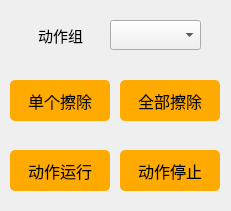
   <widget class="QWidget" name="widget_5" native="true">
    <property name="geometry">
     <rect>
      <x>1425</x>
      <y>570</y>
      <width>231</width>
      <height>211</height>
     </rect>
    </property>
    <property name="styleSheet">
     <string notr="true">#widget_5 {border:1px solid #242424;
border-color: rgb(200, 200, 200);}</string>
    </property>
    <widget class="QLabel" name="label_action">
     <property name="geometry">
      <rect>
       <x>20</x>
       <y>20</y>
       <width>81</width>
       <height>30</height>
      </rect>
     </property>
     <property name="font">
      <font>
       <family>Sans Serif</family>
       <pointsize>11</pointsize>
      </font>
     </property>
     <property name="text">
      <string>动作组</string>
     </property>
     <property name="alignment">
      <set>Qt::AlignCenter</set>
     </property>
    </widget>
    <widget class="QComboBox" name="comboBox_action">
     <property name="geometry">
      <rect>
       <x>110</x>
       <y>20</y>
       <width>91</width>
       <height>30</height>
      </rect>
     </property>
     <property name="font">
      <font>
       <family>Arial</family>
       <pointsize>10</pointsize>
      </font>
     </property>
     <property name="styleSheet">
      <string notr="true">background-color: rgb(240, 240, 240);</string>
     </property>
    </widget>
    <widget class="QPushButton" name="Button_DelectSingle">
     <property name="geometry">
      <rect>
       <x>10</x>
       <y>80</y>
       <width>100</width>
       <height>41</height>
      </rect>
     </property>
     <property name="font">
      <font>
       <family>黑体</family>
       <pointsize>12</pointsize>
      </font>
     </property>
     <property name="styleSheet">
      <string notr="true">QPushButton{background-color: rgb(255, 170, 0);}
QPushButton:hover{background-color:  rgb(255, 210, 0);}
QPushButton{border-radius:5px;}</string>
     </property>
     <property name="text">
      <string>单个擦除</string>
     </property>
    </widget>
    <widget class="QPushButton" name="Button_AllDelect">
     <property name="geometry">
      <rect>
       <x>120</x>
       <y>80</y>
       <width>100</width>
       <height>41</height>
      </rect>
     </property>
     <property name="font">
      <font>
       <family>黑体</family>
       <pointsize>12</pointsize>
      </font>
     </property>
     <property name="styleSheet">
      <string notr="true">QPushButton{background-color: rgb(255, 170, 0);}
QPushButton:hover{background-color:  rgb(255, 210, 0);}
QPushButton{border-radius:5px;}</string>
     </property>
     <property name="text">
      <string>全部擦除</string>
     </property>
    </widget>
    <widget class="QPushButton" name="Button_RunAction">
     <property name="geometry">
      <rect>
       <x>10</x>
       <y>150</y>
       <width>100</width>
       <height>41</height>
      </rect>
     </property>
     <property name="font">
      <font>
       <family>黑体</family>
       <pointsize>12</pointsize>
      </font>
     </property>
     <property name="styleSheet">
      <string notr="true">QPushButton{background-color: rgb(255, 170, 0);}
QPushButton:hover{background-color:  rgb(255, 210, 0);}
QPushButton{border-radius:5px;}</string>
     </property>
     <property name="text">
      <string>动作运行</string>
     </property>
    </widget>
    <widget class="QPushButton" name="Button_StopAction">
     <property name="geometry">
      <rect>
       <x>120</x>
       <y>150</y>
       <width>100</width>
       <height>41</height>
      </rect>
     </property>
     <property name="font">
      <font>
       <family>黑体</family>
       <pointsize>12</pointsize>
      </font>
     </property>
     <property name="styleSheet">
      <string notr="true">QPushButton{background-color: rgb(255, 170, 0);}
QPushButton:hover{background-color:  rgb(255, 210, 0);}
QPushButton{border-radius:5px;}</string>
     </property>
     <property name="text">
      <string>动作停止</string>
     </property>
    </widget>
   </widget>
